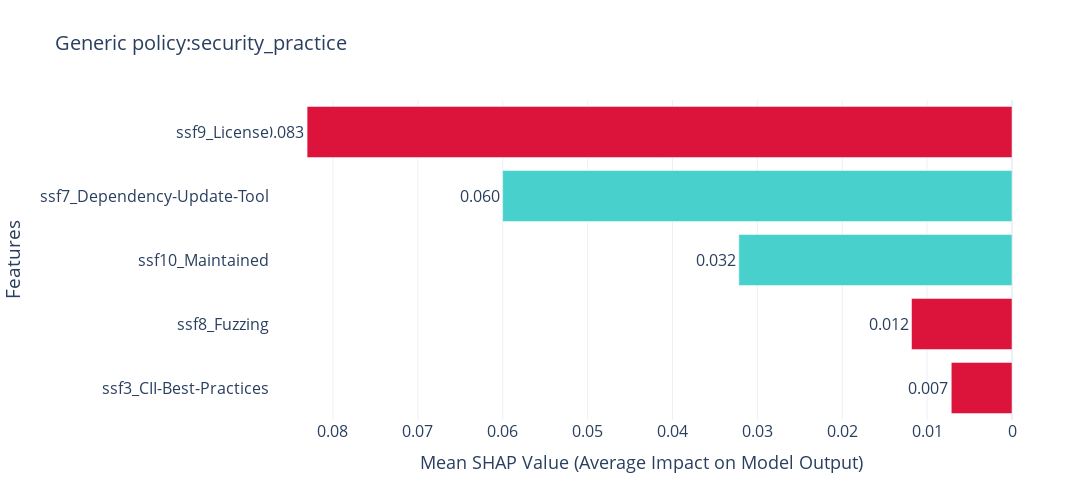

This figure's notebook cell:
### Code cell
import pandas as pd
import plotly.graph_objects as go

# Compute absolute mean SHAP values for correct sorting
df_mean = df_class_1.abs().mean(numeric_only=True).reset_index()  # Use absolute values for sorting
df_mean.columns = ['Feature', 'Mean |SHAP Value|']
df_mean = df_mean.sort_values(by="Mean |SHAP Value|", ascending=True)  # Sort by absolute impact

# Compute actual mean SHAP values for correct bar coloring
df_signed_mean = df_class_1.mean(numeric_only=True).reset_index()
df_signed_mean.columns = ['Feature', 'Mean SHAP Value']

# Merge both to get proper ordering and sign information
df_final = df_mean.merge(df_signed_mean, on="Feature")

# Assign colors: red for positive, blue for negative values
df_final["Color"] = df_final["Mean SHAP Value"].apply(lambda x: "mediumturquoise" if x >= 0 else "crimson")

# Creating the horizontal bar plot with correct order
fig = go.Figure()

fig.add_trace(go.Bar(
    x=df_final["Mean |SHAP Value|"],
    y=df_final["Feature"],
    orientation='h',
    marker=dict(color=df_final["Color"]),
    text=[f"{v:.3f}" for v in df_final["Mean |SHAP Value|"]],  # Annotate absolute SHAP values
    textposition="outside"
))

# Updating layout to match SHAP importance plot style
fig.update_layout(
    title=f"{cate}:{feature}",
    title_font_size=20,
    xaxis_title="Mean SHAP Value (Average Impact on Model Output)",
    xaxis_title_font_size=18, 
    yaxis_title="Features",
    yaxis_title_font_size=19,
    template="plotly_white",
    font=dict(size=16),  # Increase overall font size
    xaxis=dict(
        range=[0, 0.1],
        tickfont=dict(size=16),  # Increase x-axis tick label font size
        autorange="reversed",
    ),
    yaxis=dict(
        tickfont=dict(size=16)  # Increase y-axis tick label font size
    ),
    showlegend=False,  # No legend needed
    width=1300,  # Set figure width
    height=500,  # Set figure height
)

# Show the plot
fig.show()
# Ensure the "shap" directory exists before saving
directory = "shap"
os.makedirs(directory, exist_ok=True)  # Create folder if it doesn't exist

# Define save path
save_path = f"{directory}/{cate}_{feature}_bar_right_plot.png"

# Save the figure as an image
fig.write_image(save_path)
print(f"Figure saved successfully at: {save_path}")

### Figure 1 — Plotly figure (JSON) as saved in the notebook; plotly's stock layout.template omitted (floating-point values rounded to 4 significant figures)
{"data": [{"marker": {"color": ["crimson", "crimson", "mediumturquoise", "mediumturquoise", "crimson"]}, "orientation": "h", "text": ["0.007", "0.012", "0.032", "0.060", "0.083"], "textposition": "outside", "type": "bar", "x": [0.007155, 0.01184, 0.03219, 0.06001, 0.08305], "y": ["ssf3_CII-Best-Practices", "ssf8_Fuzzing", "ssf10_Maintained", "ssf7_Dependency-Update-Tool", "ssf9_License"]}], "layout": {"font": {"size": 16}, "height": 500, "showlegend": false, "title": {"font": {"size": 20}, "text": "Generic policy:security_practice"}, "width": 1300, "xaxis": {"autorange": "reversed", "range": [0, 0.1], "tickfont": {"size": 16}, "title": {"font": {"size": 18}, "text": "Mean SHAP Value (Average Impact on Model Output)"}}, "yaxis": {"tickfont": {"size": 16}, "title": {"font": {"size": 19}, "text": "Features"}}}}
